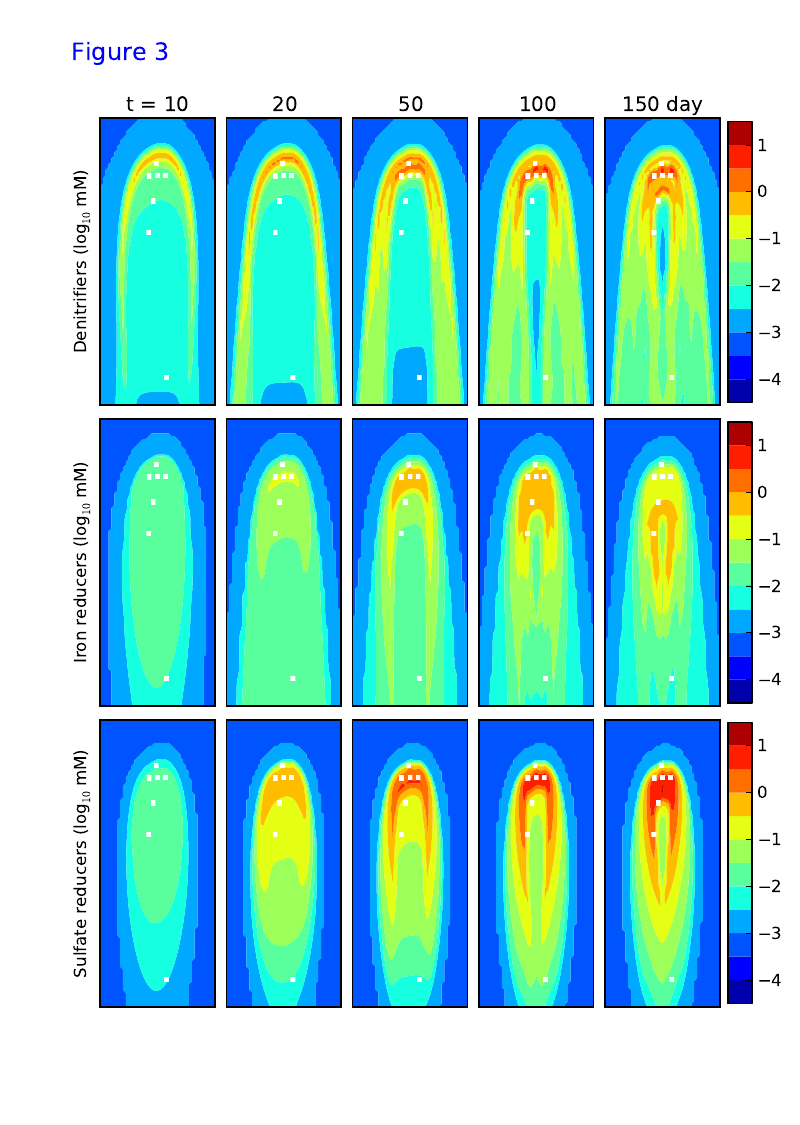

Write the Python code that produced this figure.
from numpy import *
from pylab import *

nt = 129 # of time step
nx = 101 # of grid points
nl = 41 # of layers
xm = 50
tl = xm * 0.75

p  = loadtxt('../base/t.chem.xyz.tsv')

x  = p[0:nx, 0]

tt = p[:, 3]
tr = reshape(tt, (nt, nx*nl))
t  = tr[:, 1]

it1 =  18 # t =  10 day
it2 =  28 # t =  20 day
it3 =  58 # t =  50 day
it4 =  68 # t = 100 day
it5 =  78 # t = 150 day
it6 =  88 # t = 200 day
#it6 =  128 # t = 400 day

delta = 0.5
x = arange(0.0, 50.5, delta)
y = arange(0.0, 20.5, delta)

cc = p[:, 13]
cr = reshape(cc, (nt, nx*nl))
no31 = cr[it1, :]
no32 = cr[it2, :]
no33 = cr[it3, :]
no34 = cr[it4, :]
no35 = cr[it5, :]
no36 = cr[it6, :]

cc = p[:, 14]
cr = reshape(cc, (nt, nx*nl))
u4s1 = cr[it1, :]
u4s2 = cr[it2, :]
u4s3 = cr[it3, :]
u4s4 = cr[it4, :]
u4s5 = cr[it5, :]
u4s6 = cr[it6, :]

cc = p[:, 15]
cr = reshape(cc, (nt, nx*nl))
so41 = cr[it1, :]
so42 = cr[it2, :]
so43 = cr[it3, :]
so44 = cr[it4, :]
so45 = cr[it5, :]
so46 = cr[it6, :]

cx = [7.891, 10.000, 10.085, 9.986, 14.429, 19.955, 45.172]
cy = [9.783, 10.000, 8.532, 11.386, 9.244, 8.485, 11.605]
ms = 3

fig, axes = subplots(nrows=3, ncols=5)

subplots_adjust(hspace=0.01, wspace=0.1)

ax = subplot(3, 5, 1)
zm = arange(-4.5, 2, 0.5)
z = transpose(reshape(no31, (nl, nx)))
c = contourf(y, x, log10(z), zm)
plot(cy, cx, 'ws', markersize=ms, markeredgecolor='w')
axis([0, 20, 50, 0])
ax.set_aspect('equal')
title('t = 10')
ylabel('Denitrifiers (log$\mathrm{_{10}}$ mM)')
xticks([])
yticks([])

text(-5, -10, 'Figure 3', fontsize='x-large', color='b')

ax = subplot(3, 5, 2)
z = transpose(reshape(no32, (nl, nx)))
c = contourf(y, x, log10(z), zm)
plot(cy, cx, 'ws', markersize=ms, markeredgecolor='w')
axis([0, 20, 50, 0])
ax.set_aspect('equal')
title('20')
xticks([])
yticks([])

ax = subplot(3, 5, 3)
z = transpose(reshape(no33, (nl, nx)))
c = contourf(y, x, log10(z), zm)
plot(cy, cx, 'ws', markersize=ms, markeredgecolor='w')
axis([0, 20, 50, 0])
ax.set_aspect('equal')
title('50')
xticks([])
yticks([])

ax = subplot(3, 5, 4)
z = transpose(reshape(no34, (nl, nx)))
c = contourf(y, x, log10(z), zm)
plot(cy, cx, 'ws', markersize=ms, markeredgecolor='w')
axis([0, 20, 50, 0])
ax.set_aspect('equal')
title('100')
xticks([])
yticks([])

ax = subplot(3, 5, 5)
z = transpose(reshape(no35, (nl, nx)))
c = contourf(y, x, log10(z), zm)
plot(cy, cx, 'ws', markersize=ms, markeredgecolor='w')
axis([0, 20, 50, 0])
ax.set_aspect('equal')
title('150 day')
xticks([])
yticks([])

cax1 = fig.add_axes([0.91, 0.642, 0.03, 0.25])
cb=fig.colorbar(c, cax=cax1)

ax = subplot(3, 5, 6)
z = transpose(reshape(u4s1, (nl, nx)))
c = contourf(y, x, log10(z), zm)
plot(cy, cx, 'ws', markersize=ms, markeredgecolor='w')
axis([0, 20, 50, 0])
ax.set_aspect('equal')
ylabel('Iron reducers (log$\mathrm{_{10}}$ mM)')
xticks([])
yticks([])

ax = subplot(3, 5, 7)
z = transpose(reshape(u4s2, (nl, nx)))
c = contourf(y, x, log10(z), zm)
plot(cy, cx, 'ws', markersize=ms, markeredgecolor='w')
axis([0, 20, 50, 0])
ax.set_aspect('equal')
xticks([])
yticks([])

ax = subplot(3, 5, 8)
z = transpose(reshape(u4s3, (nl, nx)))
c = contourf(y, x, log10(z), zm)
plot(cy, cx, 'ws', markersize=ms, markeredgecolor='w')
axis([0, 20, 50, 0])
ax.set_aspect('equal')
xticks([])
yticks([])

ax = subplot(3, 5, 9)
z = transpose(reshape(u4s4, (nl, nx)))
c = contourf(y, x, log10(z), zm)
plot(cy, cx, 'ws', markersize=ms, markeredgecolor='w')
axis([0, 20, 50, 0])
ax.set_aspect('equal')
xticks([])
yticks([])

ax = subplot(3, 5, 10)
z = transpose(reshape(u4s5, (nl, nx)))
c = contourf(y, x, log10(z), zm)
plot(cy, cx, 'ws', markersize=ms, markeredgecolor='w')
axis([0, 20, 50, 0])
ax.set_aspect('equal')
xticks([])
yticks([])

cax2 = fig.add_axes([0.91, 0.375, 0.03, 0.25])
cb=fig.colorbar(c, cax=cax2)

ax = subplot(3, 5, 11)
z = transpose(reshape(so41, (nl, nx)))
c = contourf(y, x, log10(z), zm)
plot(cy, cx, 'ws', markersize=ms, markeredgecolor='w')
axis([0, 20, 50, 0])
ax.set_aspect('equal')
ylabel('Sulfate reducers (log$\mathrm{_{10}}$ mM)')
xticks([])
yticks([])

ax = subplot(3, 5, 12)
z = transpose(reshape(so42, (nl, nx)))
c = contourf(y, x, log10(z), zm)
plot(cy, cx, 'ws', markersize=ms, markeredgecolor='w')
axis([0, 20, 50, 0])
ax.set_aspect('equal')
xticks([])
yticks([])

ax = subplot(3, 5, 13)
z = transpose(reshape(so43, (nl, nx)))
c = contourf(y, x, log10(z), zm)
plot(cy, cx, 'ws', markersize=ms, markeredgecolor='w')
axis([0, 20, 50, 0])
ax.set_aspect('equal')
xticks([])
yticks([])

ax = subplot(3, 5, 14)
z = transpose(reshape(so44, (nl, nx)))
c = contourf(y, x, log10(z), zm)
plot(cy, cx, 'ws', markersize=ms, markeredgecolor='w')
axis([0, 20, 50, 0])
ax.set_aspect('equal')
xticks([])
yticks([])

ax = subplot(3, 5, 15)
z = transpose(reshape(so45, (nl, nx)))
c = contourf(y, x, log10(z), zm)
plot(cy, cx, 'ws', markersize=ms, markeredgecolor='w')
axis([0, 20, 50, 0])
ax.set_aspect('equal')
xticks([])
yticks([])

cax3 = fig.add_axes([0.91, 0.108, 0.03, 0.25])
cb=fig.colorbar(c, cax=cax3)

fig = matplotlib.pyplot.gcf()
fig.set_size_inches(8, 11.25)
savefig('fig3.pdf')
show()
